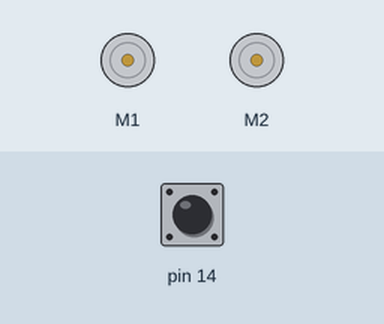
Recording of a sketch running on a simulated Arduino Leonardo, built with avr-gcc and run on an emulated ATmega32U4. Shown: 2 × DC motor (green arrow = forward, orange = backward, longer = faster). The inputs (shaded band) are chosen by the test bench; at power-on: pin 14 HIGH.

Above: at 0.8 s.
0.9 s: pin 14 pulled LOW for 0.15 s
At 1.9 s:
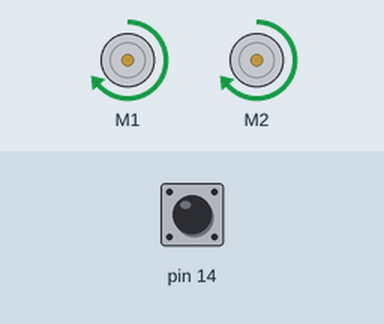
Timing chart, 0 to 3.9 s (numbered marks = the images above; inputs shaded):
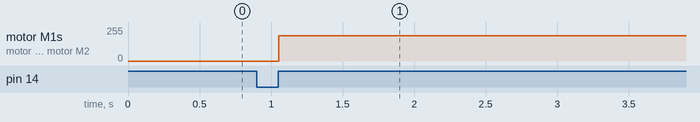

The sketch:

applied_voltage.ino
```cpp
/*
Balboa32U4 motor speed is limited from -300 to 300.
This program check an applied voltage to motor in case that a motor speed set on 300.
*/

#include <Balboa32U4.h>

Balboa32U4Motors motors;
Balboa32U4ButtonA buttonA;

void setup()
{
  // Wait for the user to press button A.
  buttonA.waitForButton();
}

void loop()
{
  int speed = 300;
  motors.setSpeeds(speed,speed);
}
```

Measured:
- after the input at 0.9 s, motor M1, motor M2: stopped → forward 191/255 after 0.15 s
